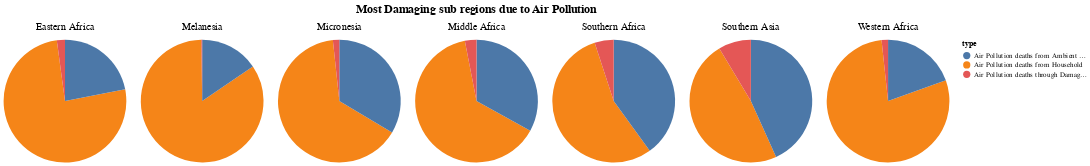

Vega-Lite specification stored for this chart:
### Vega-Lite specification from a JSON file in a GitHub repository (floating-point values rounded to 4 significant figures)
{"$schema": "https://vega.github.io/schema/vega-lite/v5.json", "columns": 7, "data": {"values": [{"Year": 2016, "sub_region": "Melanesia", "Air Pollution deaths from Household": 144.1, "Air Pollution deaths from Ambient Particles": 26.47, "Air Pollution deaths through Damaged Ozone": 0.3813}, {"Year": 2016, "sub_region": "Middle Africa", "Air Pollution deaths from Household": 79.36, "Air Pollution deaths from Ambient Particles": 40.98, "Air Pollution deaths through Damaged Ozone": 3.793}, {"Year": 2016, "sub_region": "Western Africa", "Air Pollution deaths from Household": 94.81, "Air Pollution deaths from Ambient Particles": 23.49, "Air Pollution deaths through Damaged Ozone": 2.045}, {"Year": 2016, "sub_region": "Eastern Africa", "Air Pollution deaths from Household": 84.13, "Air Pollution deaths from Ambient Particles": 24.29, "Air Pollution deaths through Damaged Ozone": 2.361}, {"Year": 2016, "sub_region": "Southern Asia", "Air Pollution deaths from Household": 48.55, "Air Pollution deaths from Ambient Particles": 43.62, "Air Pollution deaths through Damaged Ozone": 8.668}, {"Year": 2016, "sub_region": "Southern Africa", "Air Pollution deaths from Household": 53.87, "Air Pollution deaths from Ambient Particles": 39.22, "Air Pollution deaths through Damaged Ozone": 4.925}, {"Year": 2016, "sub_region": "Micronesia", "Air Pollution deaths from Household": 55.22, "Air Pollution deaths from Ambient Particles": 28.57, "Air Pollution deaths through Damaged Ozone": 1.44}]}, "facet": {"field": "sub_region", "type": "ordinal", "header": {"labelFontSize": 14, "title": "Most Damaging sub regions due to Air Pollution", "titleFontSize": 16}}, "spec": {"width": 170, "height": 170, "mark": "arc", "encoding": {"theta": {"field": "value", "type": "quantitative"}, "color": {"field": "type", "type": "nominal"}, "tooltip": [{"field": "type", "type": "nominal"}, {"field": "value", "type": "quantitative"}, {"field": "percentage", "type": "quantitative", "title": "Percentage", "format": ".2f"}]}, "transform": [{"calculate": "datum['Air Pollution deaths from Household'] + datum['Air Pollution deaths from Ambient Particles'] + datum['Air Pollution deaths through Damaged Ozone']", "as": "total"}, {"fold": ["Air Pollution deaths from Household", "Air Pollution deaths from Ambient Particles", "Air Pollution deaths through Damaged Ozone"], "as": ["type", "value"]}, {"calculate": "(datum.value / datum.total) * 100", "as": "percentage"}]}}
